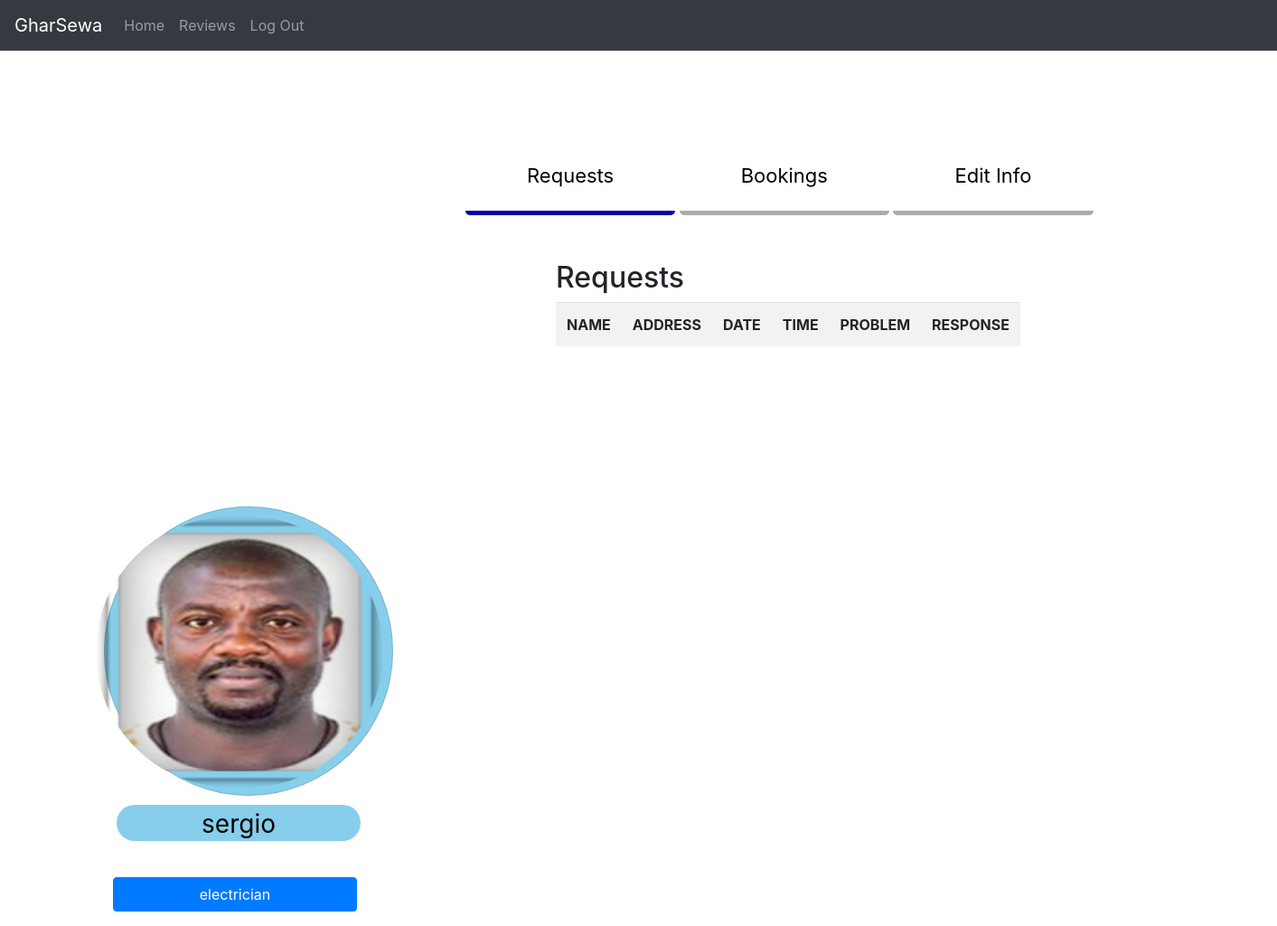
The app's page /staff/staff-page.php (signed in) with its own data.
### tables this page shows
CREATE TABLE `staff` (
  `id` int(11) NOT NULL,
  `name` varchar(50) NOT NULL,
  `contact` varchar(10) NOT NULL,
  `occupation` varchar(50) NOT NULL,
  `address` varchar(100) NOT NULL,
  `email` varchar(100) NOT NULL,
  `password` varchar(100) NOT NULL,
  `experience` int(2) NOT NULL,
  `postalcode` int(10) NOT NULL,
  `image` varchar(255) NOT NULL
);

### staff/staff-page.php (the view, shortened to what this page needs)
<?php include('inc\head.php')?>
<?php include('inc\nav.php')?>
<?php require_once"../inc/dbconn.php"?>
    <?php
    $id = (int)$_SESSION['staff_id'];
  $query="SELECT * FROM staff WHERE id=:id ";
  $stmt=$pdo->prepare($query);
  $stmt->bindParam(':id',$id);
  $stmt->execute();
  $staff = $stmt->fetch();
?>
<div class="container">
<div class="tab">
      <button class="tablinks" onclick="openCity(event, 'one')" id="defaultOpen">Requests</button>
       <button class="tablinks" onclick="openCity(event, 'two')">Bookings</button>
       <button class="tablinks" onclick="openCity(event, 'three')">Edit Info</button>
      <div id="one" class="tabcontent">
  <h2>Requests</h2>
  <table class="table table-striped">
<tr>
<th scope="col">NAME</th>
<th scope="col">ADDRESS</th>
<th scope="col">DATE</th>
<th scope="col">TIME</th>
<th scope="col">PROBLEM</th>
<th scope="col">RESPONSE</th>
</tr>
</table>
</div>
</div>
       <div class="inside">
            <div class="card" style=" border-radius: 200px; background-color:skyblue;">
            <img class="card-img-top" src="../images/<?php echo($staff['image']); ?>" alt="Card image cap" height="300px;" width="300px;">
            </div>
              <div class="name">
              <?php echo $staff['name'];?>
        </div>
        </div>
        <div class="view" style="margin-left: 110px;">
      <p href="#" class="btn btn-primary btn-block"><?php echo $staff['occupation'];?></p>
      </div>
</div>

### CSS/userprofile.css (style rules this page uses)
.container { height: 100%; width: 100%; position: absolute; background-color:white; }
.view { position: relative; top: -410px; height: 40px; width: 270px; }
.inside { left: 100px; top:-500px; height: 300px; width: 300px; background-color:white; position: relative; border-radius: 50px; border-bottom-width: 125px; }
.name { top:310px; left: 14px; height: 40px; width: 270px; background-color:skyblue; position: absolute; text-align: center; font-size: 28px; border-radius: 50px; color: black; }
.card { margin-top:-20px; padding-left: 0px; height: 320px; width: 320px; position: absolute; }
.card img { margin-right: auto; display: block; position: absolute; margin-top: 10px; right:10px ; border-radius: 300px; }
.tab { padding-top: 100px; left: 500px; position: relative; background-color: white; width: 80%; height: 100%; }
.tab button { padding: 22px 68px; cursor: pointer; transition: 0.1s; font-size: 22px; border-right:none; border-left: none; border-top: none; outline: none; border-bottom-left-radius: 5px; border-bottom-right-radius: 5px; border-bottom-width: 5px; border-bottom-color:white; background-color: inherit; color: black; }
.tab button.active { border-bottom-color: blue; border-bottom-width: 5px; }
.tabcontent { margin-top: 50px; position: relative; left:100px; background-color:white; border-radius: 20px; width: 500px; height: 180px; }

### records on screen
staff: image (picture), name "sergio", occupation "electrician"
